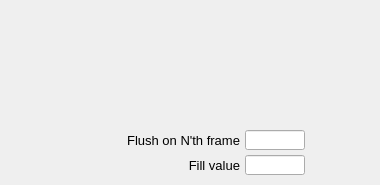
    <widget class="PyDMFrame" name="composite_17">
      <property name="geometry">
        <rect>
          <x>5</x>
          <y>600</y>
          <width>380</width>
          <height>185</height>
        </rect>
      </property>
      <widget class="PyDMDrawingRectangle" name="rectangle_2">
        <property name="geometry">
          <rect>
            <x>0</x>
            <y>0</y>
            <width>380</width>
            <height>185</height>
          </rect>
        </property>
        <property name="brush" stdset="0">
          <brush brushstyle="NoBrush">
            <color alpha="255">
              <red>0</red>
              <green>0</green>
              <blue>0</blue>
            </color>
          </brush>
        </property>
        <property name="penStyle" stdset="0">
          <enum>Qt::SolidLine</enum>
        </property>
        <property name="penColor" stdset="0">
          <color>
            <red>0</red>
            <green>0</green>
            <blue>0</blue>
          </color>
        </property>
        <property name="penWidth" stdset="0">
          <double>1</double>
        </property>
        <property name="penCapStyle" stdset="0">
          <enum>Qt::FlatCap</enum>
        </property>
        <property name="toolTip">
          <string>rectangle_2</string>
        </property>
      </widget>
      <widget class="PyDMFrame" name="composite_18">
        <property name="geometry">
          <rect>
            <x>100</x>
            <y>5</y>
            <width>270</width>
            <height>20</height>
          </rect>
        </property>
        <widget class="QLabel" name="text_18">
          <property name="geometry">
            <rect>
              <x>5</x>
              <y>600</y>
              <width>140</width>
              <height>20</height>
            </rect>
          </property>
          <property name="text">
            <string>Rows per chunk</string>
          </property>
          <property name="font" stdset="0">
            <font>
              <pointsize>10</pointsize>
            </font>
          </property>
          <property name="brush" stdset="0">
            <brush brushstyle="SolidPattern">
              <color alpha="255">
                <red>0</red>
                <green>0</green>
                <blue>0</blue>
              </color>
            </brush>
          </property>
          <property name="toolTip">
            <string>text_18</string>
          </property>
          <property name="alignment">
            <set>Qt::AlignRight|Qt::AlignTrailing|Qt::AlignVCenter</set>
          </property>
          <property name="styleSheet">
            <string notr="true">QLabel#text_18 {
  color: rgb(0, 0, 0);
  }</string>
          </property>
        </widget>
        <widget class="PyDMLineEdit" name="text_entry_5">
          <property name="geometry">
            <rect>
              <x>150</x>
              <y>600</y>
              <width>60</width>
              <height>20</height>
            </rect>
          </property>
          <property name="channel" stdset="0">
            <string>ca://${prefix}NumRowChunks</string>
          </property>
          <property name="toolTip">
            <string>${prefix}NumRowChunks</string>
          </property>
          <property name="font" stdset="0">
            <font>
              <pointsize>10</pointsize>
            </font>
          </property>
          <property name="styleSheet">
            <string notr="true">PyDMLineEdit#text_entry_5 {
  color: rgb(0, 0, 0);
  background-color: rgb(115, 223, 255);
  border: 1px solid black;
  margin: 0px;
  padding: 0px;
  spacing: 0px;
  }</string>
          </property>
        </widget>
        <widget class="PyDMLabel" name="text_update_16">
          <property name="geometry">
            <rect>
              <x>215</x>
              <y>601</y>
              <width>60</width>
              <height>18</height>
            </rect>
          </property>
          <property name="toolTip">
            <string>PV: ${prefix}NumRowChunks_RBV</string>
          </property>
          <property name="channel" stdset="0">
            <string>ca://${prefix}NumRowChunks_RBV</string>
          </property>
          <property name="font" stdset="0">
            <font>
              <pointsize>10</pointsize>
            </font>
          </property>
          <property name="alignment">
            <set>Qt::AlignLeading|Qt::AlignLeft|Qt::AlignVCenter</set>
          </property>
          <property name="textInteractionFlags">
            <set>Qt::TextSelectableByKeyboard|Qt::TextSelectableByMouse</set>
          </property>
          <property name="styleSheet">
            <string notr="true">PyDMLabel#text_update_16 {
  color: rgb(10, 0, 184);
  background-color: rgb(187, 187, 187);
  }</string>
          </property>
        </widget>
      </widget>
      <widget class="PyDMFrame" name="composite_19">
        <property name="geometry">
          <rect>
            <x>70</x>
            <y>30</y>
            <width>300</width>
            <height>20</height>
          </rect>
        </property>
        <widget class="QLabel" name="text_19">
          <property name="geometry">
            <rect>
              <x>5</x>
              <y>600</y>
              <width>170</width>
              <height>20</height>
            </rect>
          </property>
          <property name="text">
            <string>Columns per chunk</string>
          </property>
          <property name="font" stdset="0">
            <font>
              <pointsize>10</pointsize>
            </font>
          </property>
          <property name="brush" stdset="0">
            <brush brushstyle="SolidPattern">
              <color alpha="255">
                <red>0</red>
                <green>0</green>
                <blue>0</blue>
              </color>
            </brush>
          </property>
          <property name="toolTip">
            <string>text_19</string>
          </property>
          <property name="alignment">
            <set>Qt::AlignRight|Qt::AlignTrailing|Qt::AlignVCenter</set>
          </property>
          <property name="styleSheet">
            <string notr="true">QLabel#text_19 {
  color: rgb(0, 0, 0);
  }</string>
          </property>
        </widget>
        <widget class="PyDMLineEdit" name="text_entry_6">
          <property name="geometry">
            <rect>
              <x>180</x>
              <y>600</y>
              <width>60</width>
              <height>20</height>
            </rect>
          </property>
          <property name="channel" stdset="0">
            <string>ca://${prefix}NumColChunks</string>
          </property>
          <property name="toolTip">
            <string>${prefix}NumColChunks</string>
          </property>
          <property name="font" stdset="0">
            <font>
              <pointsize>10</pointsize>
            </font>
          </property>
          <property name="styleSheet">
            <string notr="true">PyDMLineEdit#text_entry_6 {
  color: rgb(0, 0, 0);
  background-color: rgb(115, 223, 255);
  border: 1px solid black;
  margin: 0px;
  padding: 0px;
  spacing: 0px;
  }</string>
          </property>
        </widget>
        <widget class="PyDMLabel" name="text_update_17">
          <property name="geometry">
            <rect>
              <x>245</x>
              <y>601</y>
              <width>60</width>
              <height>18</height>
            </rect>
          </property>
          <property name="toolTip">
            <string>PV: ${prefix}NumColChunks_RBV</string>
          </property>
          <property name="channel" stdset="0">
            <string>ca://${prefix}NumColChunks_RBV</string>
          </property>
          <property name="font" stdset="0">
            <font>
              <pointsize>10</pointsize>
            </font>
          </property>
          <property name="alignment">
            <set>Qt::AlignLeading|Qt::AlignLeft|Qt::AlignVCenter</set>
          </property>
          <property name="textInteractionFlags">
            <set>Qt::TextSelectableByKeyboard|Qt::TextSelectableByMouse</set>
          </property>
          <property name="styleSheet">
            <string notr="true">PyDMLabel#text_update_17 {
  color: rgb(10, 0, 184);
  background-color: rgb(187, 187, 187);
  }</string>
          </property>
        </widget>
      </widget>
      <widget class="PyDMFrame" name="composite_20">
        <property name="geometry">
          <rect>
            <x>10</x>
            <y>55</y>
            <width>360</width>
            <height>20</height>
          </rect>
        </property>
        <widget class="QLabel" name="text_20">
          <property name="geometry">
            <rect>
              <x>5</x>
              <y>600</y>
              <width>230</width>
              <height>20</height>
            </rect>
          </property>
          <property name="text">
            <string>Frames cached per chunk</string>
          </property>
          <property name="font" stdset="0">
            <font>
              <pointsize>10</pointsize>
            </font>
          </property>
          <property name="brush" stdset="0">
            <brush brushstyle="SolidPattern">
              <color alpha="255">
                <red>0</red>
                <green>0</green>
                <blue>0</blue>
              </color>
            </brush>
          </property>
          <property name="toolTip">
            <string>text_20</string>
          </property>
          <property name="alignment">
            <set>Qt::AlignRight|Qt::AlignTrailing|Qt::AlignVCenter</set>
          </property>
          <property name="styleSheet">
            <string notr="true">QLabel#text_20 {
  color: rgb(0, 0, 0);
  }</string>
          </property>
        </widget>
        <widget class="PyDMLineEdit" name="text_entry_7">
          <property name="geometry">
            <rect>
              <x>240</x>
              <y>600</y>
              <width>60</width>
              <height>20</height>
            </rect>
          </property>
          <property name="channel" stdset="0">
            <string>ca://${prefix}NumFramesChunks</string>
          </property>
          <property name="toolTip">
            <string>${prefix}NumFramesChunks</string>
          </property>
          <property name="font" stdset="0">
            <font>
              <pointsize>10</pointsize>
            </font>
          </property>
          <property name="styleSheet">
            <string notr="true">PyDMLineEdit#text_entry_7 {
  color: rgb(0, 0, 0);
  background-color: rgb(115, 223, 255);
  border: 1px solid black;
  margin: 0px;
  padding: 0px;
  spacing: 0px;
  }</string>
          </property>
        </widget>
        <widget class="PyDMLabel" name="text_update_18">
          <property name="geometry">
            <rect>
              <x>305</x>
              <y>601</y>
              <width>60</width>
              <height>18</height>
            </rect>
          </property>
          <property name="toolTip">
            <string>PV: ${prefix}NumFramesChunks_RBV</string>
          </property>
          <property name="channel" stdset="0">
            <string>ca://${prefix}NumFramesChunks_RBV</string>
          </property>
          <property name="font" stdset="0">
            <font>
              <pointsize>10</pointsize>
            </font>
          </property>
          <property name="alignment">
            <set>Qt::AlignLeading|Qt::AlignLeft|Qt::AlignVCenter</set>
          </property>
          <property name="textInteractionFlags">
            <set>Qt::TextSelectableByKeyboard|Qt::TextSelectableByMouse</set>
          </property>
          <property name="styleSheet">
            <string notr="true">PyDMLabel#text_update_18 {
  color: rgb(10, 0, 184);
  background-color: rgb(187, 187, 187);
  }</string>
          </property>
        </widget>
      </widget>
      <widget class="PyDMFrame" name="composite_21">
        <property name="geometry">
          <rect>
            <x>10</x>
            <y>80</y>
            <width>360</width>
            <height>20</height>
          </rect>
        </property>
        <widget class="QLabel" name="text_21">
          <property name="geometry">
            <rect>
              <x>5</x>
              <y>600</y>
              <width>230</width>
              <height>20</height>
            </rect>
          </property>
          <property name="text">
            <string>Boundary alignment</string>
          </property>
          <property name="font" stdset="0">
            <font>
              <pointsize>10</pointsize>
            </font>
          </property>
          <property name="brush" stdset="0">
            <brush brushstyle="SolidPattern">
              <color alpha="255">
                <red>0</red>
                <green>0</green>
                <blue>0</blue>
              </color>
            </brush>
          </property>
          <property name="toolTip">
            <string>text_21</string>
          </property>
          <property name="alignment">
            <set>Qt::AlignRight|Qt::AlignTrailing|Qt::AlignVCenter</set>
          </property>
          <property name="styleSheet">
            <string notr="true">QLabel#text_21 {
  color: rgb(0, 0, 0);
  }</string>
          </property>
        </widget>
        <widget class="PyDMLineEdit" name="text_entry_8">
          <property name="geometry">
            <rect>
              <x>240</x>
              <y>600</y>
              <width>60</width>
              <height>20</height>
            </rect>
          </property>
          <property name="channel" stdset="0">
            <string>ca://${prefix}BoundaryAlign</string>
          </property>
          <property name="toolTip">
            <string>${prefix}BoundaryAlign</string>
          </property>
          <property name="font" stdset="0">
            <font>
              <pointsize>10</pointsize>
            </font>
          </property>
          <property name="styleSheet">
            <string notr="true">PyDMLineEdit#text_entry_8 {
  color: rgb(0, 0, 0);
  background-color: rgb(115, 223, 255);
  border: 1px solid black;
  margin: 0px;
  padding: 0px;
  spacing: 0px;
  }</string>
          </property>
        </widget>
        <widget class="PyDMLabel" name="text_update_19">
          <property name="geometry">
            <rect>
              <x>305</x>
              <y>601</y>
              <width>60</width>
              <height>18</height>
            </rect>
          </property>
          <property name="toolTip">
            <string>PV: ${prefix}BoundaryAlign_RBV</string>
          </property>
          <property name="channel" stdset="0">
            <string>ca://${prefix}BoundaryAlign_RBV</string>
          </property>
          <property name="font" stdset="0">
            <font>
              <pointsize>10</pointsize>
            </font>
          </property>
          <property name="alignment">
            <set>Qt::AlignLeading|Qt::AlignLeft|Qt::AlignVCenter</set>
          </property>
          <property name="textInteractionFlags">
            <set>Qt::TextSelectableByKeyboard|Qt::TextSelectableByMouse</set>
          </property>
          <property name="styleSheet">
            <string notr="true">PyDMLabel#text_update_19 {
  color: rgb(10, 0, 184);
  background-color: rgb(187, 187, 187);
  }</string>
          </property>
        </widget>
      </widget>
      <widget class="PyDMFrame" name="composite_22">
        <property name="geometry">
          <rect>
            <x>10</x>
            <y>105</y>
            <width>360</width>
            <height>20</height>
          </rect>
        </property>
        <widget class="QLabel" name="text_22">
          <property name="geometry">
            <rect>
              <x>5</x>
              <y>600</y>
              <width>230</width>
              <height>20</height>
            </rect>
          </property>
          <property name="text">
            <string>Boundary threshold</string>
          </property>
          <property name="font" stdset="0">
            <font>
              <pointsize>10</pointsize>
            </font>
          </property>
          <property name="brush" stdset="0">
            <brush brushstyle="SolidPattern">
              <color alpha="255">
                <red>0</red>
                <green>0</green>
                <blue>0</blue>
              </color>
            </brush>
          </property>
          <property name="toolTip">
            <string>text_22</string>
          </property>
          <property name="alignment">
            <set>Qt::AlignRight|Qt::AlignTrailing|Qt::AlignVCenter</set>
          </property>
          <property name="styleSheet">
            <string notr="true">QLabel#text_22 {
  color: rgb(0, 0, 0);
  }</string>
          </property>
        </widget>
        <widget class="PyDMLineEdit" name="text_entry_9">
          <property name="geometry">
            <rect>
              <x>240</x>
              <y>600</y>
              <width>60</width>
              <height>20</height>
            </rect>
          </property>
          <property name="channel" stdset="0">
            <string>ca://${prefix}BoundaryThreshold</string>
          </property>
          <property name="toolTip">
            <string>${prefix}BoundaryThreshold</string>
          </property>
          <property name="font" stdset="0">
            <font>
              <pointsize>10</pointsize>
            </font>
          </property>
          <property name="styleSheet">
            <string notr="true">PyDMLineEdit#text_entry_9 {
  color: rgb(0, 0, 0);
  background-color: rgb(115, 223, 255);
  border: 1px solid black;
  margin: 0px;
  padding: 0px;
  spacing: 0px;
  }</string>
          </property>
        </widget>
        <widget class="PyDMLabel" name="text_update_20">
          <property name="geometry">
            <rect>
              <x>305</x>
              <y>601</y>
              <width>60</width>
              <height>18</height>
            </rect>
          </property>
          <property name="toolTip">
            <string>PV: ${prefix}BoundaryThreshold_RBV</string>
          </property>
          <property name="channel" stdset="0">
            <string>ca://${prefix}BoundaryThreshold_RBV</string>
          </property>
          <property name="font" stdset="0">
            <font>
              <pointsize>10</pointsize>
            </font>
          </property>
          <property name="alignment">
            <set>Qt::AlignLeading|Qt::AlignLeft|Qt::AlignVCenter</set>
          </property>
          <property name="textInteractionFlags">
            <set>Qt::TextSelectableByKeyboard|Qt::TextSelectableByMouse</set>
          </property>
          <property name="styleSheet">
            <string notr="true">PyDMLabel#text_update_20 {
  color: rgb(10, 0, 184);
  background-color: rgb(187, 187, 187);
  }</string>
          </property>
        </widget>
      </widget>
      <widget class="QLabel" name="text_23">
        <property name="geometry">
          <rect>
            <x>30</x>
            <y>155</y>
            <width>210</width>
            <height>20</height>
          </rect>
        </property>
        <property name="text">
          <string>Fill value</string>
        </property>
        <property name="font" stdset="0">
          <font>
            <pointsize>10</pointsize>
          </font>
        </property>
        <property name="brush" stdset="0">
          <brush brushstyle="SolidPattern">
            <color alpha="255">
              <red>0</red>
              <green>0</green>
              <blue>0</blue>
            </color>
          </brush>
        </property>
        <property name="toolTip">
          <string>text_23</string>
        </property>
        <property name="alignment">
          <set>Qt::AlignRight|Qt::AlignTrailing|Qt::AlignVCenter</set>
        </property>
        <property name="styleSheet">
          <string notr="true">QLabel#text_23 {
  color: rgb(0, 0, 0);
  }</string>
        </property>
      </widget>
      <widget class="PyDMLabel" name="text_update_21">
        <property name="geometry">
          <rect>
            <x>310</x>
            <y>156</y>
            <width>60</width>
            <height>18</height>
          </rect>
        </property>
        <property name="toolTip">
          <string>PV: ${prefix}FillValue_RBV</string>
        </property>
        <property name="channel" stdset="0">
          <string>ca://${prefix}FillValue_RBV</string>
        </property>
        <property name="font" stdset="0">
          <font>
            <pointsize>10</pointsize>
          </font>
        </property>
        <property name="alignment">
          <set>Qt::AlignLeading|Qt::AlignLeft|Qt::AlignVCenter</set>
        </property>
        <property name="textInteractionFlags">
          <set>Qt::TextSelectableByKeyboard|Qt::TextSelectableByMouse</set>
        </property>
        <property name="styleSheet">
          <string notr="true">PyDMLabel#text_update_21 {
  color: rgb(10, 0, 184);
  background-color: rgb(187, 187, 187);
  }</string>
        </property>
      </widget>
      <widget class="QLabel" name="text_24">
        <property name="geometry">
          <rect>
            <x>50</x>
            <y>130</y>
            <width>190</width>
            <height>20</height>
          </rect>
        </property>
        <property name="text">
          <string>Flush on N'th frame</string>
        </property>
        <property name="font" stdset="0">
          <font>
            <pointsize>10</pointsize>
          </font>
        </property>
        <property name="brush" stdset="0">
          <brush brushstyle="SolidPattern">
            <color alpha="255">
              <red>0</red>
              <green>0</green>
              <blue>0</blue>
            </color>
          </brush>
        </property>
        <property name="toolTip">
          <string>text_24</string>
        </property>
        <property name="alignment">
          <set>Qt::AlignRight|Qt::AlignTrailing|Qt::AlignVCenter</set>
        </property>
        <property name="styleSheet">
          <string notr="true">QLabel#text_24 {
  color: rgb(0, 0, 0);
  }</string>
        </property>
      </widget>
      <widget class="PyDMLineEdit" name="text_entry_10">
        <property name="geometry">
          <rect>
            <x>245</x>
            <y>130</y>
            <width>60</width>
            <height>20</height>
          </rect>
        </property>
        <property name="channel" stdset="0">
          <string>ca://${prefix}NumFramesFlush</string>
        </property>
        <property name="toolTip">
          <string>${prefix}NumFramesFlush</string>
        </property>
        <property name="font" stdset="0">
          <font>
            <pointsize>10</pointsize>
          </font>
        </property>
        <property name="styleSheet">
          <string notr="true">PyDMLineEdit#text_entry_10 {
  color: rgb(0, 0, 0);
  background-color: rgb(115, 223, 255);
  border: 1px solid black;
  margin: 0px;
  padding: 0px;
  spacing: 0px;
  }</string>
        </property>
      </widget>
      <widget class="PyDMLabel" name="text_update_22">
        <property name="geometry">
          <rect>
            <x>310</x>
            <y>131</y>
            <width>60</width>
            <height>18</height>
          </rect>
        </property>
        <property name="toolTip">
          <string>PV: ${prefix}NumFramesFlush_RBV</string>
        </property>
        <property name="channel" stdset="0">
          <string>ca://${prefix}NumFramesFlush_RBV</string>
        </property>
        <property name="font" stdset="0">
          <font>
            <pointsize>10</pointsize>
          </font>
        </property>
        <property name="alignment">
          <set>Qt::AlignLeading|Qt::AlignLeft|Qt::AlignVCenter</set>
        </property>
        <property name="textInteractionFlags">
          <set>Qt::TextSelectableByKeyboard|Qt::TextSelectableByMouse</set>
        </property>
        <property name="styleSheet">
          <string notr="true">PyDMLabel#text_update_22 {
  color: rgb(10, 0, 184);
  background-color: rgb(187, 187, 187);
  }</string>
        </property>
      </widget>
      <widget class="PyDMLineEdit" name="text_entry_11">
        <property name="geometry">
          <rect>
            <x>245</x>
            <y>155</y>
            <width>60</width>
            <height>20</height>
          </rect>
        </property>
        <property name="channel" stdset="0">
          <string>ca://${prefix}FillValue</string>
        </property>
        <property name="toolTip">
          <string>${prefix}FillValue</string>
        </property>
        <property name="font" stdset="0">
          <font>
            <pointsize>10</pointsize>
          </font>
        </property>
        <property name="styleSheet">
          <string notr="true">PyDMLineEdit#text_entry_11 {
  color: rgb(0, 0, 0);
  background-color: rgb(115, 223, 255);
  border: 1px solid black;
  margin: 0px;
  padding: 0px;
  spacing: 0px;
  }</string>
        </property>
      </widget>
    </widget>
